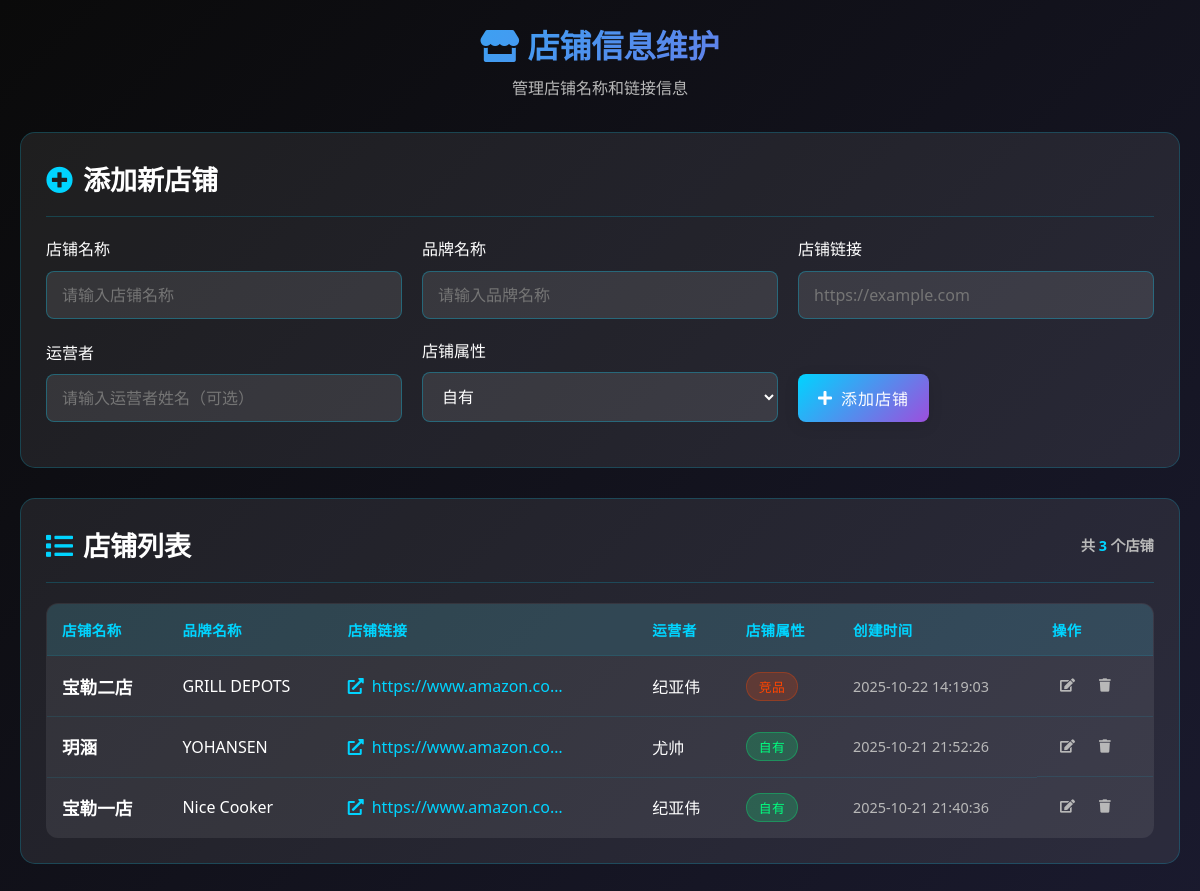
Page /admin/shops (signed in) on the earlier database version.
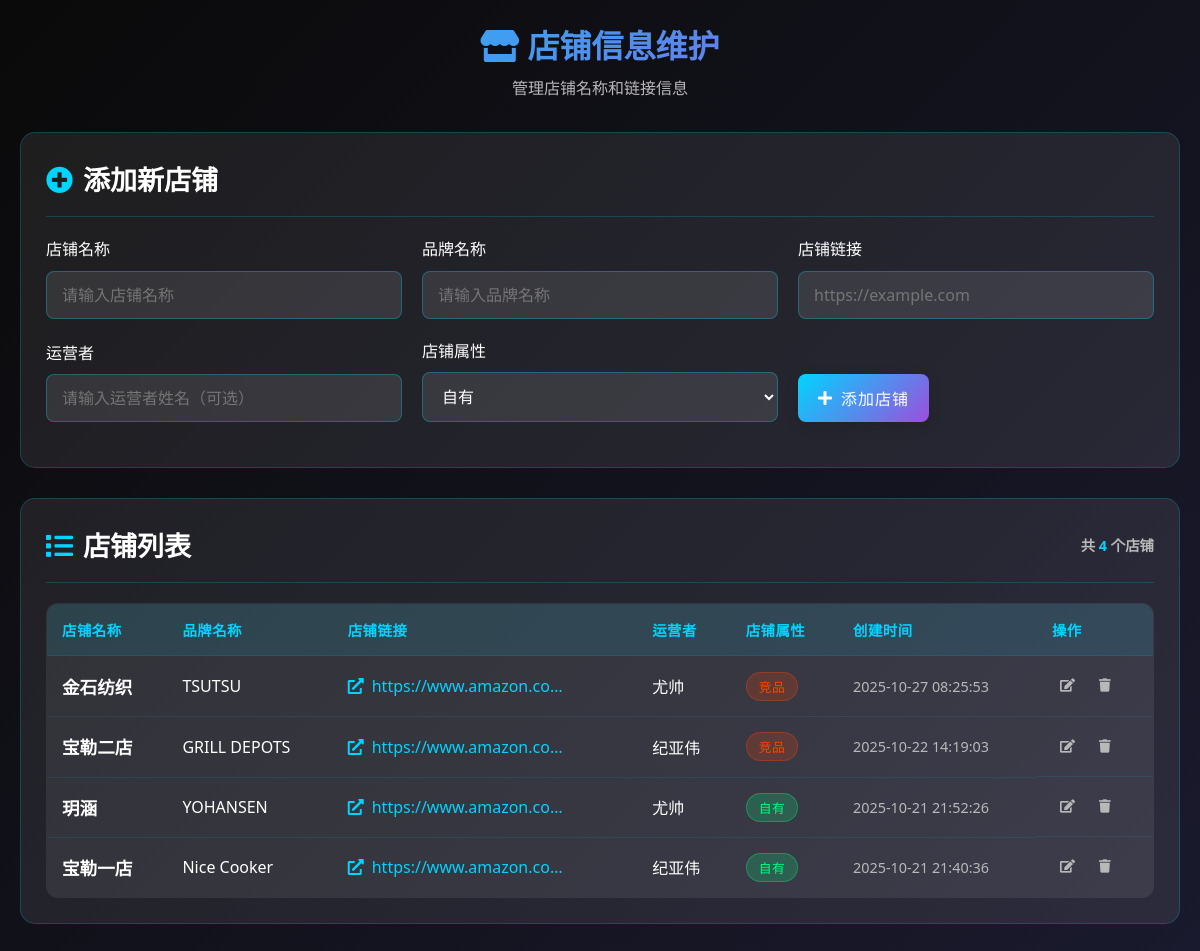
Same page on the later database version.
### tables this page shows
CREATE TABLE "shops" (
                id INTEGER PRIMARY KEY AUTOINCREMENT,
                shop_name TEXT NOT NULL UNIQUE,
                brand_name TEXT,
                shop_url TEXT NOT NULL,
                operator TEXT,
                shop_type TEXT DEFAULT "自有",
                created_at TIMESTAMP DEFAULT CURRENT_TIMESTAMP,
                updated_at TIMESTAMP DEFAULT CURRENT_TIMESTAMP,
                created_by INTEGER,
                FOREIGN KEY (created_by) REFERENCES users (id)
            );

### routes/admin.py (the view)
@admin_bp.route('/shops')
@login_required
def shop_management():
    LogService.log(
        action="访问店铺管理页面",
        resource="店铺管理",
        log_type="user",
        level="info"
    )
    from core.shop_model import Shop
    shops = Shop.get_all()
    embed = request.args.get('embed', 'false').lower() == 'true'
    if embed:
        return render_template('admin/shop_management_embed.html', shops=shops)
    else:
        return render_template('admin/shop_management_embed.html', shops=shops)

### app.py (called while the page is built)
@app.template_filter('beijing_time')
def beijing_time_filter(timestamp):
    if not timestamp:
        return ""
    if isinstance(timestamp, str):
        try:
            dt = datetime.strptime(timestamp, '%Y-%m-%d %H:%M:%S')
        except ValueError:
            return timestamp
    else:
        dt = timestamp
    return dt.strftime('%Y-%m-%d %H:%M:%S')

### core/auth.py (called while the page is built)
def is_logged_in():
    return 'username' in session

def login_required(f):
    from functools import wraps
    @wraps(f)
    def decorated_function(*args, **kwargs):
        if not is_logged_in():
            return redirect(url_for('auth.login', next=request.url))
        return f(*args, **kwargs)
    return decorated_function

### core/database.py (called while the page is built)
def get_user(username):
    conn = get_db_connection()
    cursor = conn.cursor()
    cursor.execute('SELECT * FROM users WHERE username = ?', (username,))
    user = cursor.fetchone()
    conn.close()
    return user

def add_log(user_id, username, action, resource=None, details=None,
           ip_address=None, user_agent=None, log_type='user', level='info'):
    conn = get_db_connection()
    cursor = conn.cursor()
    try:
        cursor.execute(
            '''INSERT INTO logs
               (user_id, username, action, resource, details, ip_address, user_agent, log_type, level)
               VALUES (?, ?, ?, ?, ?, ?, ?, ?, ?)''',
            (user_id, username, action, resource, details, ip_address, user_agent, log_type, level)
        )
        conn.commit()
        return True
    except Exception as e:
        print(f"添加日志失败: {e}")
        return False
    finally:
        conn.close()

def get_all_shops():
    conn = get_db_connection()
    cursor = conn.cursor()
    try:
        cursor.execute('SELECT * FROM shops ORDER BY created_at DESC')
        rows = cursor.fetchall()
        shops = []
        for row in rows:
            shop_dict = {
                'id': row[0],
                'shop_name': row[1],
                'brand_name': row[2],
                'shop_url': row[3],
                'operator': row[4],
                'shop_type': row[5],
                'created_at': row[6],
                'updated_at': row[7],
                'created_by': row[8]
            }
            shops.append(shop_dict)
        return shops
    except Exception as e:
        print(f"获取店铺列表失败: {e}")
        return []
    finally:
        conn.close()

### templates/admin/shop_management_embed.html (shortened to what this page needs)
<link rel="stylesheet" href="https://cdnjs.cloudflare.com/ajax/libs/font-awesome/5.15.3/css/all.min.css">
<link rel="stylesheet" href="/static/css/core.css">
<link rel="stylesheet" href="/static/css/components.css">
<link rel="stylesheet" href="/static/css/layouts.css">
<link rel="stylesheet" href="/static/css/themes.css">
<link rel="stylesheet" href="/static/css/responsive.css">
<div class="shop-management-container">
    <div class="page-header">
        <h2><i class="fas fa-store"></i> 店铺信息维护</h2>
        <p>管理店铺名称和链接信息</p>
    </div>
    <div class="add-shop-section">
        <div class="section-title">
            <h3><i class="fas fa-plus-circle"></i> 添加新店铺</h3>
        </div>
        <form id="add-shop-form" class="shop-form" action="/admin/shops/add?embed=true" method="POST">
            <div class="form-row">
                <div class="form-group">
                    <label for="shop_name">店铺名称</label>
                    <input type="text" id="shop_name" name="shop_name" required placeholder="请输入店铺名称">
                </div>
                <div class="form-group">
                    <label for="brand_name">品牌名称</label>
                    <input type="text" id="brand_name" name="brand_name" placeholder="请输入品牌名称">
                </div>
                <div class="form-group">
                    <label for="shop_url">店铺链接</label>
                    <input type="url" id="shop_url" name="shop_url" required placeholder="https://example.com">
                </div>
            </div>
            <div class="form-row">
                <div class="form-group">
                    <label for="operator">运营者</label>
                    <input type="text" id="operator" name="operator" placeholder="请输入运营者姓名（可选）">
                </div>
                <div class="form-group">
                    <label for="shop_type">店铺属性</label>
                    <select id="shop_type" name="shop_type" class="form-control">
                        <option value="自有">自有</option>
                    </select>
                </div>
                <div class="form-group form-actions">
                    <button type="submit" class="btn btn-primary">
                        <i class="fas fa-plus"></i> 添加店铺
                    </button>
                </div>
            </div>
        </form>
    </div>
    <div class="shops-list-section">
        <div class="section-title">
            <h3><i class="fas fa-list"></i> 店铺列表</h3>
            <span class="shops-count">共 <span id="shops-total-count">{{ shops|length if shops else 0 }}</span> 个店铺</span>
        </div>
        <div class="shops-table-container">
            {% if shops %}
                <table class="shops-table">
                    <thead>
                        <tr>
                            <th>店铺名称</th>
                            <th>品牌名称</th>
                            <th>店铺链接</th>
                            <th>运营者</th>
                            <th>店铺属性</th>
                            <th>创建时间</th>
                            <th>操作</th>
                        </tr>
                    </thead>
                    <tbody>
                        {% for shop in shops %}
                        <tr class="shop-row" data-shop-id="{{ shop.id }}">
                            <td class="shop-name">{{ shop.shop_name }}</td>
                            <td class="brand-name">{{ shop.brand_name or '-' }}</td>
                            <td class="shop-url">
                                <a href="{{ shop.shop_url }}" target="_blank" class="url-link" title="{{ shop.shop_url }}">
                                    <i class="fas fa-external-link-alt"></i>
                                    <span class="url-text">{{ shop.shop_url[:30] }}{% if shop.shop_url|length > 30 %}...{% endif %}</span>
                                </a>
                            </td>
                            <td class="operator">{{ shop.operator or '-' }}</td>
                            <td class="shop-type">
                                <span class="type-badge {{ 'own' if shop.shop_type == '自有' else 'competitor' }}">
                                    {{ shop.shop_type or '自有' }}
                                </span>
                            </td>
                            <td class="created-at">{{ shop.created_at | beijing_time if shop.created_at else '-' }}</td>
                            <td class="actions">
                                <button class="edit-shop-btn" data-shop-id="{{ shop.id }}"
                                        data-shop-name="{{ shop.shop_name }}"
                                        data-brand-name="{{ shop.brand_name or '' }}"
                                        data-shop-url="{{ shop.shop_url }}"
                                        data-operator="{{ shop.operator or '' }}"
                                        data-shop-type="{{ shop.shop_type or '自有' }}"
                                        title="编辑">
                                    <i class="fas fa-edit"></i>
                                </button>
                                <button class="delete-shop-btn" data-shop-id="{{ shop.id }}" data-shop-name="{{ shop.shop_name }}" title="删除">
                                    <i class="fas fa-trash"></i>
                                </button>
                            </td>
                        </tr>
                        {% endfor %}
                    </tbody>
                </table>
            {% else %}
                <div class="empty-shops">
                    <i class="fas fa-store-slash"></i>
                    <h3>暂无店铺信息</h3>
                    <p>请使用上方表单添加新店铺</p>
                </div>
            {% endif %}
        </div>
    </div>
</div>

### static/css/core.css (style rules this page uses)
* { box-sizing: border-box; margin: 0; padding: 0; }
a { text-decoration: none; color: inherit; transition: color var(--transition-normal) ease; }
button { cursor: pointer; border: none; outline: none; font-family: inherit; transition: all var(--transition-normal) ease; }
input, textarea, select { font-family: inherit; font-size: inherit; border: 1px solid rgba(255, 255, 255, 0.1); background: rgba(255, 255, 255, 0.05); color: var(--text-primary); border-radius: 8px; padding: 8px 12px; transition: all var(--transition-normal) ease; }

### static/css/components.css (style rules this page uses)
.btn { padding: 12px 24px; border: none; border-radius: 25px; font-weight: 600; font-size: 14px; cursor: pointer; transition: all var(--transition-normal) ease; text-transform: uppercase; letter-spacing: 1px; text-decoration: none; display: inline-flex; align-items: center; gap: 8px; }
.btn-primary { background: linear-gradient(135deg, var(--neon-blue) 0%, var(--neon-purple) 100%); color: var(--text-primary); box-shadow: 0 4px 15px rgba(0, 0, 0, 0.1); }
.form-group { margin-bottom: 20px; }
.form-control { width: 100%; padding: 12px 15px; border: 1px solid rgba(255, 255, 255, 0.1); border-radius: 8px; background: rgba(255, 255, 255, 0.05); color: var(--text-primary); font-size: 14px; transition: all var(--transition-normal) ease; }
.form-row { display: flex; gap: 20px; }
.form-row .form-group { flex: 1; }
.section-title { font-size: 18px; color: #00d4ff; margin: 0 0 20px 0; font-weight: 600; display: flex; align-items: center; justify-content: space-between; }

Differences in the rows shown:
added shops: shop_name "金石纺织", brand_name "TSUTSU", shop_url "https://www.amazon.co…", operator "尤帅", shop_type "竞品", created_at|beijing_time "2025-10-27 08:25:53"
Other differences:
{{ shops|length if shops else 0 }}: "3" → "4"
